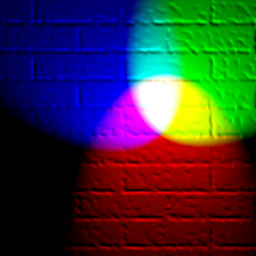
#> input picture Zad3/rgb3.bmp, 256 x 256 px
$ jupyter execute --allow-errors zad3.ipynb
#> lines starting #> are read from the running program, lines starting #| are printed output that depends on the picture
[cell 1]
import numpy as np
import matplotlib.pyplot as plt
import matplotlib.gridspec as gridspec
import matplotlib.patches as patches
import cv2

[cell 2]
class Node:
    def __init__(self):
        self.rank = 0
        self.size = (0, 0)
        self.singular_values = []
        self.U = None
        self.V = None
        self.children = []
        self.channels = []

    def __repr__(self):
        return f"Node(rank={self.rank}, size={self.size}, children={len(self.children)})"

[cell 3]
def truncated_SVD(A, rank):
    U, S, Vt = np.linalg.svd(A, full_matrices=False)
    return U[:, :rank], np.diag(S[:rank]), Vt[:rank, :]

[cell 4]
def compress_matrix(A, tmin, tmax, smin, smax, U, D, V, r):

    node = Node()
    if np.all(A[tmin:tmax, smin:smax] == 0):
        node.rank = 0
        node.size = (tmax - tmin, smax - smin)
        return node

    sigma = np.diag(D)
    node.rank = r
    node.size = (tmax - tmin, smax - smin)
    node.singular_values = sigma[:r].tolist()
    node.U = U[:, :r].tolist()
    node.V = (D[:r, :r] @ V[:r, :]).tolist()
    return node

[cell 5]
def create_tree(A, tmin, tmax, smin, smax, r, epsilon):
    if tmax - tmin <= 1 and smax - smin <= 1:
        node = Node()
        node.rank = 1
        node.size = (1, 1)
        node.singular_values = [A[tmin, smin]]
        return node

    U, D, V = truncated_SVD(A[tmin:tmax, smin:smax], r + 1)

    if (D.shape[0] > r and D[r, r] < epsilon):
        new_r = sum(np.diag(D)[:r] > epsilon)
        return compress_matrix(A, tmin, tmax, smin, smax, U, D, V, new_r)

    node = Node()
    tmid = (tmin + tmax) // 2
    smid = (smin + smax) // 2

    node.children.append(create_tree(A, tmin, tmid, smin, smid, r, epsilon))
    node.children.append(create_tree(A, tmin, tmid, smid, smax, r, epsilon))
    node.children.append(create_tree(A, tmid, tmax, smin, smid, r, epsilon))
    node.children.append(create_tree(A, tmid, tmax, smid, smax, r, epsilon))

    return node

[cell 6]
def reconstruct_matrix(node, tmin, tmax, smin, smax, matrix):

    if not node.children:

        if node.rank == 0:
            matrix[tmin:tmax, smin:smax] = 0
        elif node.rank == 1 and node.size == (1, 1):
            matrix[tmin, smin] = node.singular_values[0]
        else:
            U = np.array(node.U)
            V = np.array(node.V)
            reconstructed_block = U @ V

            matrix[tmin:tmax, smin:smax] += reconstructed_block
        return

    tmid = (tmin + tmax) // 2
    smid = (smin + smax) // 2

    reconstruct_matrix(node.children[0], tmin, tmid, smin, smid, matrix)
    reconstruct_matrix(node.children[1], tmin, tmid, smid, smax, matrix)
    reconstruct_matrix(node.children[2], tmid, tmax, smin, smid, matrix)
    reconstruct_matrix(node.children[3], tmid, tmax, smid, smax, matrix)


def reconstruct_from_tree(root, matrix_size):

    reconstructed_matrix = np.zeros(matrix_size[:2])
    reconstruct_matrix(root, 0, matrix_size[0], 0, matrix_size[1], reconstructed_matrix)
    return reconstructed_matrix

[cell 7]
INT_SIZE = 4
FLOAT_SIZE = 4

def calculate_compressed_memory(node):

    memory = 0
    if len(node.channels) > 0:
        for channel in node.channels:
            memory += 8 # channel pointer
            memory += calculate_compressed_memory(channel)
        return memory

    if not node.children:

        memory += INT_SIZE # rank (int)
        memory += 2 * INT_SIZE # size (int, int)

        if node.rank > 0:
            block_height, block_width = node.size
            r = node.rank

            memory += r * FLOAT_SIZE # singular values
            memory += block_height * r * FLOAT_SIZE # U matrix
            memory += r * block_width * FLOAT_SIZE # V matrix

        return memory

    for child in node.children:
        memory += 8 # child pointer
        memory += calculate_compressed_memory(child)
    return memory

def compare_memory_usage(original_matrix, compressed_matrix):
    original_memory = original_matrix.size * original_matrix.itemsize
    compressed_memory = calculate_compressed_memory(compressed_matrix)

    print(f"Original Space: {original_memory} B")
    print(f"Compressed Space: {compressed_memory} B")
    print(f"Compression Ratio: {compressed_memory / original_memory:.2f}")

[cell 8]
def draw_compressed_matrix(node, tmin, tmax, smin, smax, ax):

    if not node.children:
        rect = patches.Rectangle((smin, tmin), smax - smin, tmax - tmin,
                                 linewidth=0.9, edgecolor='black', facecolor='none')
        ax.add_patch(rect)
        return

    tmid = (tmin + tmax) // 2
    smid = (smin + smax) // 2

    draw_compressed_matrix(node.children[0], tmin, tmid, smin, smid, ax)
    draw_compressed_matrix(node.children[1], tmin, tmid, smid, smax, ax)
    draw_compressed_matrix(node.children[2], tmid, tmax, smin, smid, ax)
    draw_compressed_matrix(node.children[3], tmid, tmax, smid, smax, ax)


def visualize_compressed_matrix(matrix, root):

    fig, ax = plt.subplots(figsize=(8, 8))
    ax.imshow(matrix, cmap='gray', vmin=0, vmax=255, alpha=0.7)
    draw_compressed_matrix(root, 0, matrix.shape[0], 0, matrix.shape[1], ax)
    plt.title("Compressed Matrix Visualization")
    plt.axis('off')
    plt.show()

[cell 9]
def compress_colour_image(I, tmin, tmax, smin, smax, r, epsilon):
    R, G, B = cv2.split(I)

    R_compressed = create_tree(R, tmin, tmax, smin, smax, r, epsilon)
    G_compressed = create_tree(G, tmin, tmax, smin, smax, r, epsilon)
    B_compressed = create_tree(B, tmin, tmax, smin, smax, r, epsilon)

    node = Node()
    node.channels.extend([R_compressed, G_compressed, B_compressed])
    return node

def reconstruct_colour_image(root, size):
    R = reconstruct_from_tree(root.channels[0], size)
    G = reconstruct_from_tree(root.channels[1], size)
    B = reconstruct_from_tree(root.channels[2], size)

    R = np.clip(R, 0, 255)
    G = np.clip(G, 0, 255)
    B = np.clip(B, 0, 255)

    I = cv2.merge((R, G, B)).astype(np.uint8)
    return I

def visualize_compressed_colour_image(I_org, I_comp):
    I_decomp = reconstruct_colour_image(I_comp, I_org.shape)

    fig, axs = plt.subplots(2, 3, figsize=(15, 10))
    fig.delaxes(axs[0, 2])

    axs[0,0].imshow(I_org, vmin=0, vmax=255)
    axs[0,1].imshow(I_decomp, vmin=0, vmax=255)

    axs[1,0].imshow(I_org[:, :, 0], cmap='Reds',  vmin=0, vmax=255, alpha=0.6)
    draw_compressed_matrix(I_comp.channels[0], 0, I_org.shape[0], 0, I_org.shape[1], axs[1,0])
    axs[1,1].imshow(I_org[:, :, 1], cmap='Greens', vmin=0, vmax=255, alpha=0.6)
    draw_compressed_matrix(I_comp.channels[1], 0, I_org.shape[0], 0, I_org.shape[1], axs[1,1])
    axs[1,2].imshow(I_org[:, :, 2], cmap="Blues", vmin=0, vmax=255, alpha=0.6)
    draw_compressed_matrix(I_comp.channels[2], 0, I_org.shape[0], 0, I_org.shape[1], axs[1,2])

    for ax in axs.flat:
        ax.axis('off')

    plt.show()

[cell 10]
Img = cv2.imread('rgb3.bmp')
#> Img is the input picture: shape (256, 256, 3); mean B, G, R 56.2, 50.2, 53.6
Img = cv2.cvtColor(Img, cv2.COLOR_BGR2RGB)
# print(Img.__sizeof__())

tmin, tmax = 0, Img.shape[0]
smin, smax = 0, Img.shape[1]
r = 1
epsilon = 23491

I_comp = compress_colour_image(Img, tmin, tmax, smin, smax, r, epsilon)
#> in truncated_SVD, `U, S, Vt = np.linalg.svd(A, full_matrices=False)`: S = 256 values, max 23010.2 at index 0, min 0.022 at index 255, mean 195
#> in create_tree, `U, D, V = truncated_SVD(A[tmin:tmax, smin:smax], r + 1)`: U = 256 pairs, first value -0.112 to -9.15e-05, second value -0.105 to 0.169; D = [[23010.2, 0], [0, 5379.6]]
#> in create_tree, `new_r = sum(np.diag(D)[:r] > epsilon)`: new_r = 0
#> in compress_matrix, `sigma = np.diag(D)`: sigma = [23010.2, 5379.6]
#> in compress_matrix, `node.rank = r`: node.rank = 0
#> in compress_matrix, `node.singular_values = sigma[:r].tolist()`: node.singular_values = []
#> in compress_matrix, `node.U = U[:, :r].tolist()`: node.U = 256 items, first 6: [], [], [], [], [], []
#> in compress_matrix, `node.V = (D[:r, :r] @ V[:r, :]).tolist()`: node.V = []

visualize_compressed_colour_image(Img, I_comp)
#> in reconstruct_colour_image, `B = reconstruct_from_tree(root.channels[2], size)`:
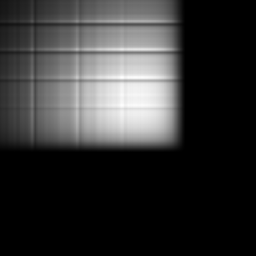
#> B: shape (256, 256) float64; min 0.000207, max 276.6, mean 56.1; drawn with min black and max white
#> in reconstruct_colour_image, `I = cv2.merge((R, G, B)).astype(np.uint8)`:
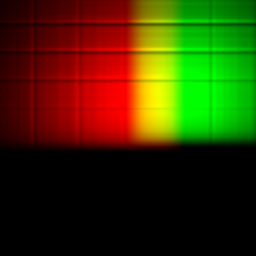
#> I: shape (256, 256, 3); mean of channels 0, 1, 2 0, 49.8, 55.6; drawn as B, G, R
#> in visualize_compressed_colour_image, `plt.show()`:
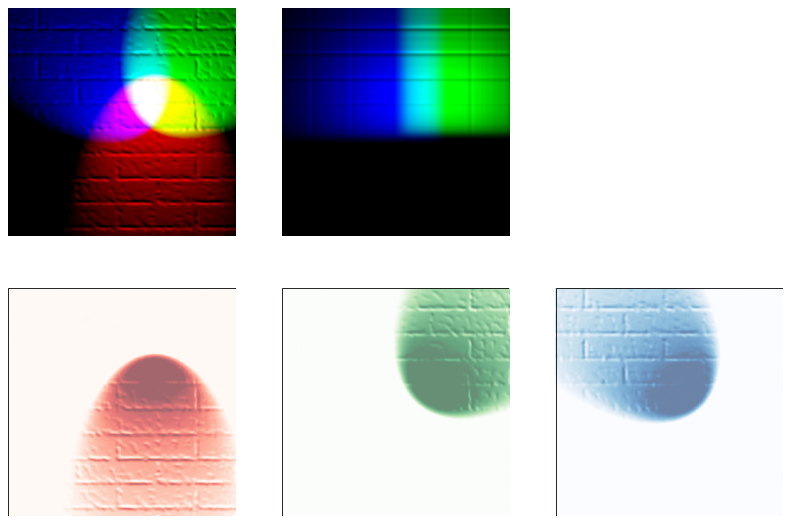
#> figure drawn by matplotlib, 5 panels

compare_memory_usage(Img, I_comp)
#> in compare_memory_usage, `original_memory = original_matrix.size * original_matrix.itemsize`: original_memory = 196608
#> the loop in calculate_compressed_memory, `for channel in node.channels:` made 3 passes
#> memory on passes 2 to 3: 2092, 4164
#> after the loop in calculate_compressed_memory, `for channel in node.channels:`: memory = 4164
#| Original Space: 196608 B
#| Compressed Space: 4164 B
#| Compression Ratio: 0.02

[cell 11]
matrix = cv2.imread('rgb3.bmp', cv2.IMREAD_GRAYSCALE)

tmin, tmax = 0, matrix.shape[0]
smin, smax = 0, matrix.shape[1]
r = 2
epsilon = 50

root = create_tree(matrix, tmin, tmax, smin, smax, r, epsilon)
#> in create_tree (call 4), `U, D, V = truncated_SVD(A[tmin:tmax, smin:smax], r + 1)`: U = 256 rows, first 8: [-0.0377, 0.000905, -0.126], [-0.0386, 0.000906, -0.131], [-0.0402, -0.0013, -0.134], [-0.0415, -0.0064, -0.131], [-0.041, -0.011, -0.117], [-0.0407, -0.00869, -0.115], [-0.0406, -0.00635, -0.114], [-0.0407, -0.00508, -0.115]; D = [[20360, 0, 0], [0, 2747.1, 0], [0, 0, 1732.1]]
#> in create_tree (call 5), `U, D, V = truncated_SVD(A[tmin:tmax, smin:smax], r + 1)`: U = 128 rows, first 8: [-0.0398, -0.0722, -0.028], [-0.041, -0.0726, -0.0202], [-0.0417, -0.0733, -0.0237], [-0.0424, -0.0745, -0.0312], [-0.0415, -0.0708, -0.0292], [-0.0413, -0.0722, -0.0303], [-0.0414, -0.0749, -0.028], [-0.042, -0.0747, -0.025]; D = [[2715.1, 0, 0], [0, 759.9, 0], [0, 0, 296.2]]
#> in create_tree (call 6), `U, D, V = truncated_SVD(A[tmin:tmax, smin:smax], r + 1)`: U = 64 rows, first 8: [-0.105, 0.0487, -0.00515], [-0.107, 0.0392, -0.0119], [-0.107, 0.0362, 0.0215], [-0.108, 0.0619, 0.0442], [-0.105, 0.114, 0.0602], [-0.106, 0.107, 0.0339], [-0.109, 0.0999, -0.0452], [-0.111, 0.102, -0.0479]; D = [[704.5, 0, 0], [0, 44.24, 0], [0, 0, 36.83]]
#> in truncated_SVD (call 7), `U, S, Vt = np.linalg.svd(A, full_matrices=False)`:
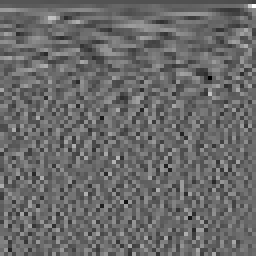
#> Vt: shape (64, 64) float64 (shown 4 times larger); min -0.548, max 0.766, mean -0.00195; drawn with min black and max white
#> in truncated_SVD (call 7), `U, S, Vt = np.linalg.svd(A, full_matrices=False)`: S = 64 values, max 1051 at index 0, min 0.0195 at index 63, mean 24.08
#> in truncated_SVD (call 7), `U, S, Vt = np.linalg.svd(A, full_matrices=False)`:
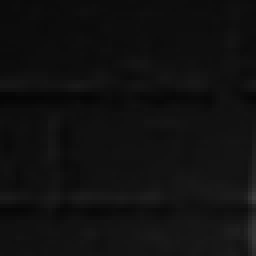
#> A: shape (64, 64) (shown 4 times larger); min 5, max 59, mean 16
#> in create_tree (call 7), `U, D, V = truncated_SVD(A[tmin:tmax, smin:smax], r + 1)`: U = 64 rows, first 8: [-0.0916, -0.109, 0.0193], [-0.0942, -0.0948, 0.0273], [-0.0967, -0.109, 0.0377], [-0.0987, -0.122, 0.0127], [-0.096, -0.107, -0.0192], [-0.0953, -0.106, -0.00714], [-0.0952, -0.109, 0.0162], [-0.0961, -0.102, -0.00672]; D = [[1051, 0, 0], [0, 99.86, 0], [0, 0, 49.06]]
#> in truncated_SVD (call 8), `U, S, Vt = np.linalg.svd(A, full_matrices=False)`:
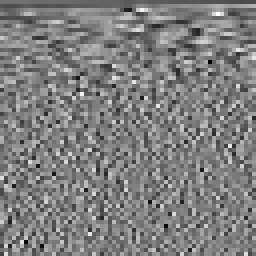
#> Vt: shape (64, 64) float64 (shown 4 times larger); min -0.47, max 0.468, mean -0.00237; drawn with min black and max white
#> in truncated_SVD (call 8), `U, S, Vt = np.linalg.svd(A, full_matrices=False)`: S = 64 values, max 712.1 at index 0, min 0.0012 at index 63, mean 18.09
#> in truncated_SVD (call 8), `U, S, Vt = np.linalg.svd(A, full_matrices=False)`:
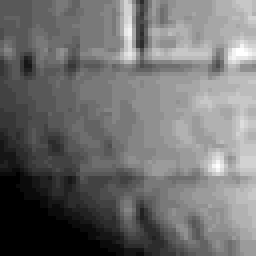
#> A: shape (64, 64) (shown 4 times larger); min 0, max 23, mean 10.1; drawn with min black and max white
#> in create_tree (call 8), `U, D, V = truncated_SVD(A[tmin:tmax, smin:smax], r + 1)`: U = 64 rows, first 8: [-0.139, -0.119, -0.129], [-0.14, -0.124, -0.121], [-0.139, -0.124, -0.119], [-0.138, -0.124, -0.116], [-0.139, -0.129, -0.135], [-0.138, -0.128, -0.13], [-0.141, -0.136, -0.143], [-0.144, -0.136, -0.131]; D = [[712.1, 0, 0], [0, 115.9, 0], [0, 0, 52]]
#> in truncated_SVD (call 9), `U, S, Vt = np.linalg.svd(A, full_matrices=False)`:
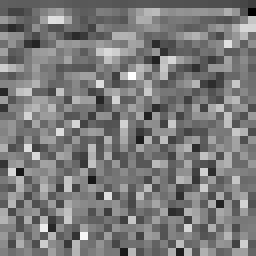
#> Vt: shape (32, 32) float64 (shown 8 times larger); min -0.57, max 0.606, mean -0.00471; drawn with min black and max white
#> in truncated_SVD (call 9), `U, S, Vt = np.linalg.svd(A, full_matrices=False)`: S = 32 values, max 312.6 at index 0, min 0.0341 at index 31, mean 12.89
#> in truncated_SVD (call 9), `U, S, Vt = np.linalg.svd(A, full_matrices=False)`:
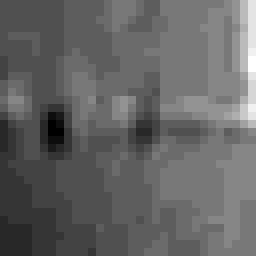
#> A: shape (32, 32) (shown 8 times larger); min 2, max 21, mean 9.5; drawn with min black and max white
#> in create_tree (call 9), `U, D, V = truncated_SVD(A[tmin:tmax, smin:smax], r + 1)`: U = 32 rows, first 8: [-0.19, -0.105, 0.145], [-0.191, -0.096, 0.127], [-0.19, -0.108, 0.121], [-0.187, -0.0976, 0.135], [-0.191, -0.112, 0.16], [-0.19, -0.0796, 0.171], [-0.192, -0.0846, 0.201], [-0.192, -0.126, 0.239]; D = [[312.6, 0, 0], [0, 21.82, 0], [0, 0, 16.97]]
#> in truncated_SVD (call 10), `U, S, Vt = np.linalg.svd(A, full_matrices=False)`:
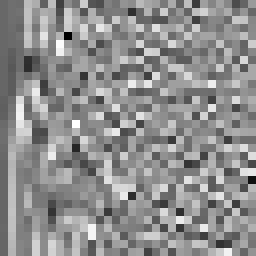
#> U: shape (32, 32) float64 (shown 8 times larger); min -0.631, max 0.488, mean -0.00546; drawn with min black and max white
#> in truncated_SVD (call 10), `U, S, Vt = np.linalg.svd(A, full_matrices=False)`: S = 32 values, max 473.9 at index 0, min 0.0303 at index 31, mean 19.25
#> (the rest of the program and of its run is left out)
